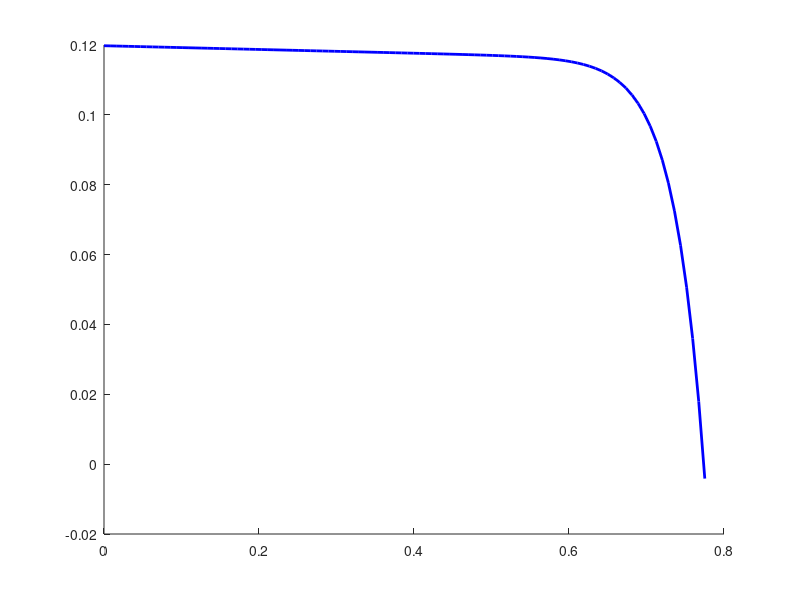

Reproduce this figure in MATLAB. (Note: this script raises an error after producing the figure.)
% Define reference conditions
T_ref = 273.15 + 25; % Reference temperature in Kelvin

% Physical constants
k = 1.38064852e-23;  % Boltzmann constant in [J/(K)]
q = 1.60217657e-19;  % Electron charge in [C]
Vth = k * T_ref / q; % Reference thermal voltage

% Initial parameter guess [IL, Is, Rp, Rs, Ns, n, E, sigma_E_sq, Voc]
Isc = 0.11979;
Is = 2.2e-10;
Rp = 187.5;   % Now the fourth index
Rs = 0.3336;
Ns = 1;
n = 1.5;
E = 1; % Initial guess for E
sigma_E_sq = 1e-6; % Variance of noise
Voc = (n*Vth) * log((Isc/Is) + 1);

% Theoretical I-V data 
V = linspace(0, Voc, 100); % Simulated voltage values

% Calculate current I using the single-diode model equation
I= zeros(size(V));
I = Isc - Is * (exp((V + I * Rs) / (n * Vth)) - 1) - (V + I * Rs) / Rp;

% Plot the theoretical I-V curve
figure;
hold on;
plot(V, I, 'b', 'LineWidth', 2); % I-V curve
yline(Isc, 'r--', 'LineWidth', 2, 'DisplayName', 'Saturation Current I_sc'); % Horizontal line for Is
xline(Voc, 'g--', 'LineWidth', 2, 'DisplayName', 'Open-Circuit Voltage V_{oc}'); % Vertical line for Vth

% Labels and title
xlabel('Voltage (V)');
ylabel('Current (A)');
title('Single-Diode Model Fitting');
grid on;
legend({'I-V Curve', 'Saturation Current I_sc', 'Open-Circuit Voltage V_{oc}'}, 'Location', 'best');
hold off;

% Load experimental data
data = readmatrix('LTspice_V-I_data.csv'); % Assuming two columns: Voltage (V) and Current (I)
V_data = data(:,1);
I_data = data(:,2);

% Define the single-diode model function including Voc
single_diode_model = @(theta, V) ...
    theta(1) - theta(2) * (exp((V + theta(4) * theta(1)) / (theta(5) * theta(6) * Vth * theta(7))) - 1) ...
    - (V + theta(4) * theta(1)) / theta(3);
 
% Add noise to E
epsilon_n = sigma_E_sq * randn(size(V_data)); % i.i.d. normal noise
E_noisy = single_diode_model([Isc, Is, Rp, Rs, Ns, n, E, sigma_E_sq, Voc], V_data) + epsilon_n;

% Initial parameter guess [IL, IS, Rp, Rs, Ns, n, E, sigma_E_sq, Voc]
theta0 = [Isc, Is, Rp, Rs, Ns, n, E, sigma_E_sq, Voc];
%theta0 = theta0 .* (1 + 0.2 * randn(size(theta0))); % Add small random noise

% Optimization options
options = optimoptions('lsqcurvefit', 'Algorithm', 'levenberg-marquardt', ...
    'FunctionTolerance', 1e-8, 'OptimalityTolerance', 1e-8, ...
    'MaxIterations', 1000, 'StepTolerance', 1e-10);

% Perform non-linear least squares fitting
theta_ML = lsqcurvefit(single_diode_model, theta0, V_data, E_noisy, [], [], options);

% Extract estimated parameters
IL_est = theta_ML(1);
Is_est = theta_ML(2);
Rp_est = theta_ML(3);
Rs_est = theta_ML(4);
Ns_est = theta_ML(5);
n_est = theta_ML(6);
E_est = theta_ML(7);
sigma_E_sq_est = theta_ML(8);
Voc_est = theta_ML(9);

% Compute variance of noise (epsilon^2)
residuals = E_noisy - single_diode_model(theta_ML, V_data);
sigma_E_sq = var(residuals);

disp('Estimated Parameters:');
disp(['IL  = ', num2str(IL_est)]);
disp(['IS  = ', num2str(Is_est)]);
disp(['Rp  = ', num2str(Rp_est)]);
disp(['Rs  = ', num2str(Rs_est)]);
disp(['Ns  = ', num2str(Ns_est)]);
disp(['n   = ', num2str(n_est)]);
disp(['E   = ', num2str(E_est)]);
disp(['sigma_E_sq = ', num2str(sigma_E_sq_est)]);
disp(['Voc = ', num2str(Voc_est)]);
disp(['Variance of Noise (epsilon^2) = ', num2str(sigma_E_sq)]);

% Estimating the current  
I_est = single_diode_model(theta_ML, V_data);

% Plot the estimated I-V curve
figure;
hold on;
plot(V_data, I_data, 'r','LineWidth', 2, 'DisplayName', 'Measured Data');
plot(V_data, I_est, 'b--', 'LineWidth', 2,'DisplayName', 'Fitted Model');
xlabel('Voltage (V)');
ylabel('Current (A)');
legend;
title('Single-Diode Model Fitting');
grid on;
hold off;

% Compute theoretical I-V curve
V_sim = linspace(min(V_data), max(V_data), 100);
I_sim = single_diode_model(theta_ML, V_sim);
% Number of bootstrap samples
num_bootstrap = 1000;
bootstrap_estimates = zeros(num_bootstrap, length(theta_ML));

% Bootstrapping process
rng(42); % Set random seed for reproducibility
for b = 1:num_bootstrap
    % Sample with replacement
    idx = randi(length(V_data), length(V_data), 1);
    V_sample = V_data(idx);
    E_sample = E_noisy(idx);

    % Fit model to bootstrap sample
    try
        theta_boot = lsqcurvefit(single_diode_model, theta_ML, V_sample, E_sample, [], [], options);
            if all(isfinite(theta_boot))
                bootstrap_estimates(b, :) = theta_boot;
            else
                disp(['NaN/Inf values encountered at iteration ', num2str(b)]);
            end
    catch ME
        disp(['Optimization failed at iteration ', num2str(b), ': ' ME.message]);
    end

    % Store bootstrapped estimates
    bootstrap_estimates(b, :) = theta_boot;
end

% Compute confidence intervals (95% percentile-based)
CI_lower = prctile(bootstrap_estimates, 2.5);
CI_upper = prctile(bootstrap_estimates, 97.5);

% Display results
disp('Estimated Parameters and 95% Bootstrap Confidence Intervals:');
fprintf('IL       = %.6f, CI = [%.6e, %.6e]\n', theta_ML(1), CI_lower(1), CI_upper(1));
fprintf('Is       = %.6f, CI = [%.6e, %.6e]\n', theta_ML(2), CI_lower(2), CI_upper(2));
fprintf('Rp       = %.6f, CI = [%.6e, %.6e]\n', theta_ML(3), CI_lower(3), CI_upper(3));
fprintf('Rs       = %.6f, CI = [%.6e, %.6e]\n', theta_ML(4), CI_lower(4), CI_upper(4));
fprintf('Ns       = %.6f, CI = [%.6e, %.6e]\n', theta_ML(5), CI_lower(5), CI_upper(5));
fprintf('n        = %.6f, CI = [%.6e, %.6e]\n', theta_ML(6), CI_lower(6), CI_upper(6));
fprintf('E        = %.6f, CI = [%.6e, %.6e]\n', theta_ML(7), CI_lower(7), CI_upper(7));
fprintf('sigma_E  = %.6f, CI = [%.6e, %.6e]\n', theta_ML(8), CI_lower(8), CI_upper(8));
fprintf('Voc      = %.6f, CI = [%.6e, %.6e]\n', theta_ML(9), CI_lower(9), CI_upper(9));

% Plot the fitted curve
figure;
hold on;
plot(V_data, E_noisy, 'ro', 'DisplayName', 'Noisy Data');
plot(V_sim, I_sim, 'b--', 'LineWidth', 2, 'DisplayName', 'Fitted Model');
xlabel('Voltage (V)');
ylabel('Current (A)');
title('Single-Diode Model Fitting with Noisy E');
legend;
grid on;
hold off;
